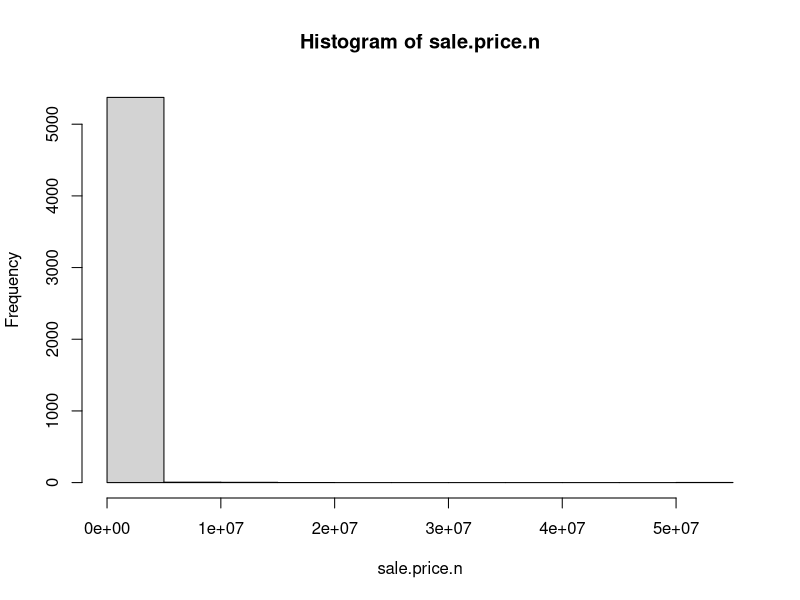
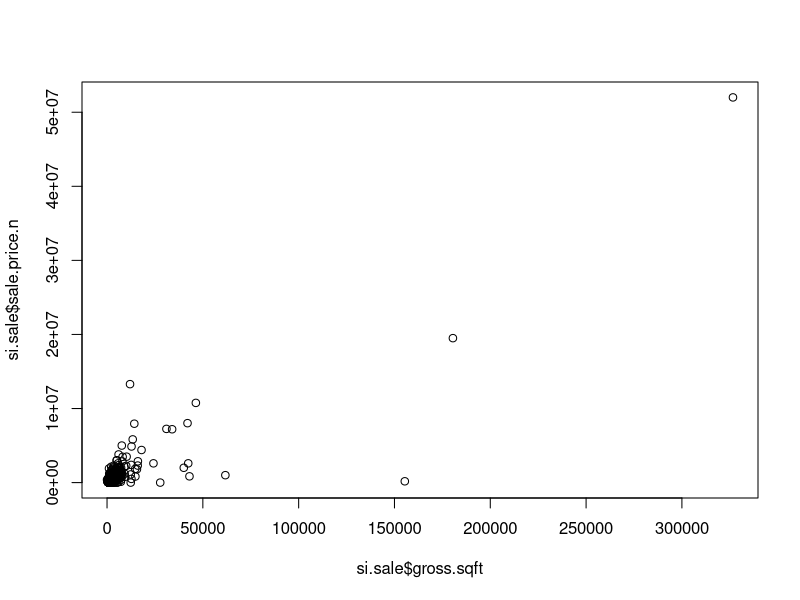
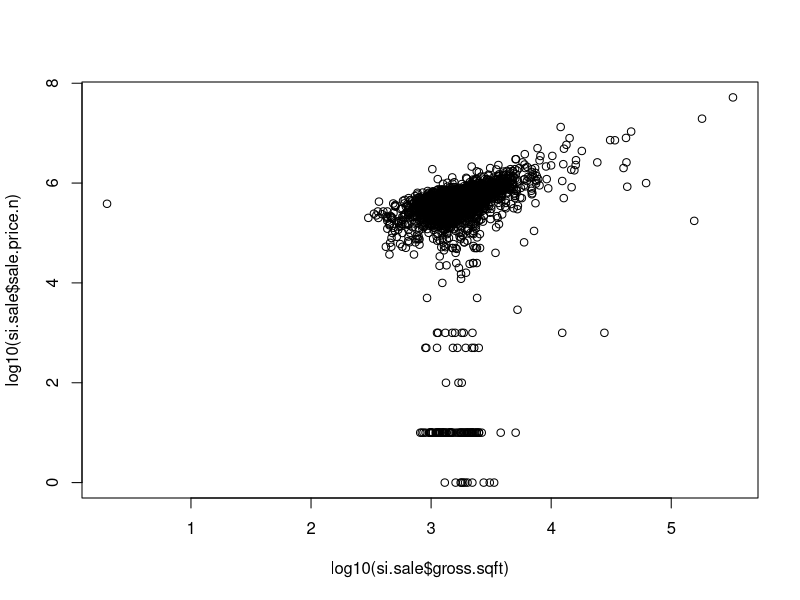
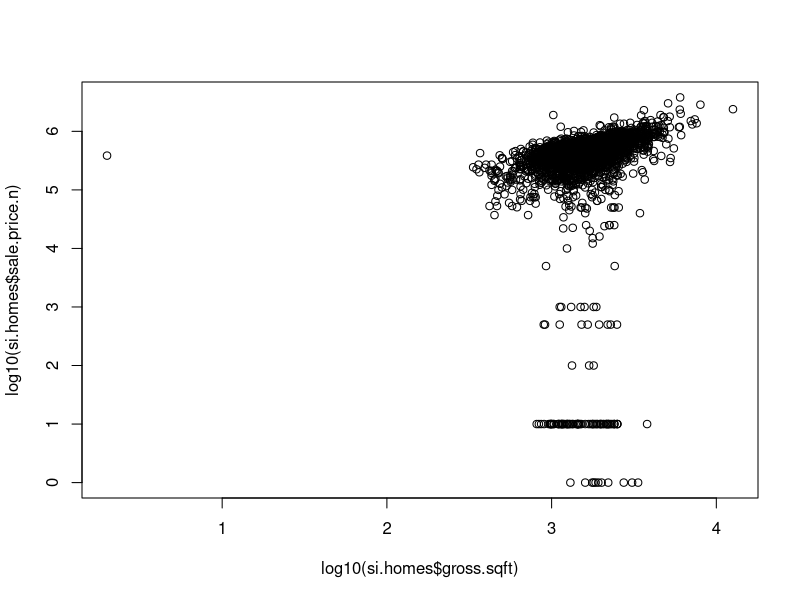
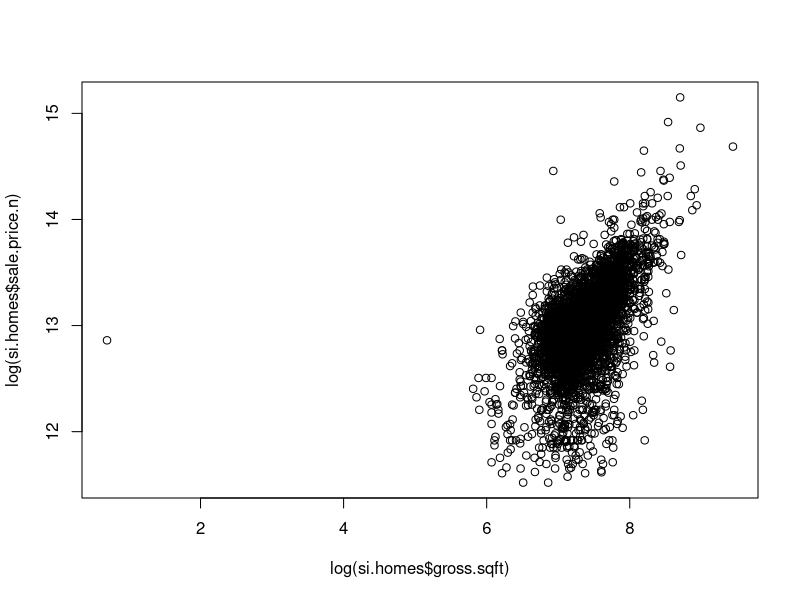

These charts were generated, in order, by the following R code:
# Author: Benjamin Reddy
# Taken from pages 49-50 of O'Neil and Schutt

#require(gdata)
#require(plyr) #Added by Monnie McGee
#install the gdata and plyr packages and load in to R.
library(plyr)
library(gdata)
setwd("C:/Users/cltod/Documents/MSDS 6306 Doing Data Science/Unit 6")

## You need a perl interpreter to do this on Windows.
## It's automatic in Mac
#si <- read.xls("rollingsales_statenisland.xls",pattern="BOROUGH")

# So, save the file as a csv and use read.csv instead
si <- read.csv("rollingsales_statenisland.csv",skip=4,header=TRUE)

## Check the data
head(si)
summary(si)
str(si) # Very handy function!

## clean/format the data with regular expressions
## More on these later. For now, know that the
## pattern "[^[:digit:]]" refers to members of the variable name that
## start with digits. We use the gsub command to replace them with a blank space.
# We create a new variable that is a "clean' version of sale.price.
# And sale.price.n is numeric, not a factor.
si$SALE.PRICE.N <- as.numeric(gsub("[^[:digit:]]","", si$SALE.PRICE))
count(is.na(si$SALE.PRICE.N))

names(si) <- tolower(names(si)) # make all variable names lower case
## Get rid of leading digits
si$gross.sqft <- as.numeric(gsub("[^[:digit:]]","", si$gross.square.feet))
si$land.sqft <- as.numeric(gsub("[^[:digit:]]","", si$land.square.feet))
si$year.built <- as.numeric(as.character(si$year.built))

## do a bit of exploration to make sure there's not anything
## weird going on with sale prices
attach(si)
hist(sale.price.n) 
detach(si)

## keep only the actual sales

si.sale <- si[si$sale.price.n!=0,]
plot(si.sale$gross.sqft,si.sale$sale.price.n)
plot(log10(si.sale$gross.sqft),log10(si.sale$sale.price.n))

## for now, let's look at 1-, 2-, and 3-family homes
si.homes <- si.sale[which(grepl("FAMILY",si.sale$building.class.category)),]
dim(si.homes)
plot(log10(si.homes$gross.sqft),log10(si.homes$sale.price.n))
summary(si.homes[which(si.homes$sale.price.n<100000),])


## remove outliers that seem like they weren't actual sales
si.homes$outliers <- (log10(si.homes$sale.price.n) <=5) + 0
si.homes <- si.homes[which(si.homes$outliers==0),]
plot(log(si.homes$gross.sqft),log(si.homes$sale.price.n))
